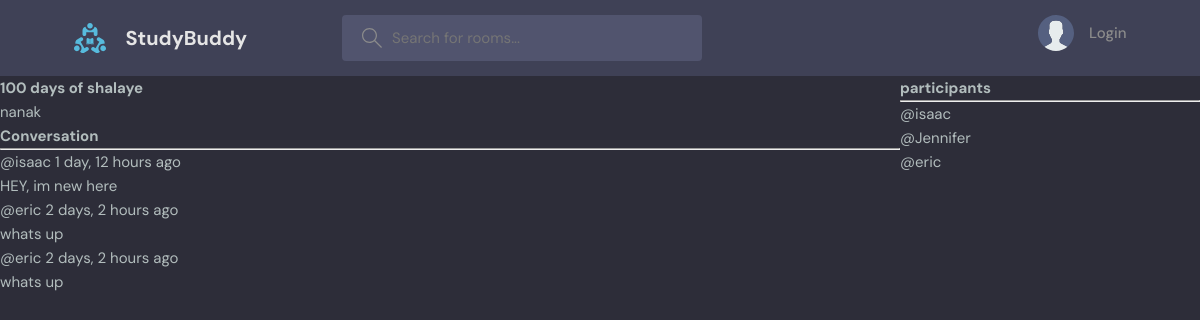
The page /room/4/ on the database its author committed.
### base/models.py (models this page shows, shortened)
class Room(models.Model):
    host = models.ForeignKey(User, on_delete=models.SET_NULL, null=True)
    topic = models.ForeignKey(Topic, on_delete=models.SET_NULL, null=True)
    name = models.CharField(max_length=200)
    description = models.TextField(null=True, blank=True)
    participants = models.ManyToManyField(
        User, related_name="participants", blank=True)
    updated = models.DateTimeField(auto_now=True)
    created = models.DateTimeField(auto_now_add=True)
    class Meta:
        ordering = ["-updated", "-created"]

class Message(models.Model):
    user = models.ForeignKey(User, on_delete=models.CASCADE)
    room = models.ForeignKey(Room, on_delete=models.CASCADE)
    body = models.TextField()
    updated = models.DateTimeField(auto_now=True)
    created = models.DateTimeField(auto_now_add=True)
    class Meta:
        ordering = ["-updated", "-created"]

### base/views.py (the view, shortened to what this page needs)
# urls.py: path("room/<str:pk>/", room, name="room"),
def room(request, pk):
    room = Room.objects.get(id=pk)
    room_messages = room.message_set.all()
    participants = room.participants.all()
    context = {"room": room, "room_messages": room_messages,
               "participants": participants}
    return render(request, "base/room.html", context)

### base/templates/base/room.html (shortened to what this page needs)
{%extends "main.html"%} {% block content%}
<div class="room-container">
	<div>
		<h1>{{room.name}}</h1>
		<p>{{room.description}}</p>
		<div class="comment-wrapper">
			<h3>Conversation</h3>
			<hr />
			{% for message in room_messages %}
			<div>
				<small>@{{message.user}} {{message.created|timesince}} ago</small>
				<p>{{message.body}}</p>
			</div>
			{% endfor %}
		</div>
	</div>
	<div>
		<h3>participants</h3>
		<hr />
		{% for user in participants %}
		<div>
			<p>@{{user.username}}</p>
		</div>
		{% endfor %}
	</div>
</div>
{% endblock %}

### static/styles/style.css (style rules this page uses)
:root { --color-main: #71c6dd; --color-main-light: #e1f6fb; --color-dark: #3f4156; --color-dark-medium: #51546e; --color-dark-light: #696d97; --color-light: #e5e5e5; --color-gray: #8b8b8b; --color-light-gray: #b2bdbd; --color-bg: #2d2d39; --color-success: #5dd693; --color-error: #fc4b0b; }
* { font-family: "DM Sans", -apple-system, BlinkMacSystemFont, "Segoe UI", Roboto, Oxygen, Ubuntu, Cantarell, "Open Sans", "Helvetica Neue", sans-serif; margin: 0; padding: 0; box-sizing: border-box; text-rendering: optimizeLegibility; font-size: inherit; }
html { font-size: 56.25%; }
@media only screen and (min-width: 1200px) { html { font-size: 62.5%; } }
body { line-height: 1.6; font-weight: 400; font-size: 1.5rem; color: var(--color-light-gray); background-color: var(--color-bg); min-height: 100vh; }

### base/templates/base/room.html (style rules this page uses)
.room-container { display: grid; grid-template-columns: 3fr 1fr; }

### rows shown on the page
Room: name "100 days of shalaye", description "nanak"
Message: user "isaac", created "1 day, 12 hours", body "HEY, im new here"
Message: user "eric", created "2 days, 2 hours", body "whats up"
Message: user "eric", created "2 days, 2 hours", body "whats up"

### other values the page prints
{{ user.username }} "isaac"
{{ user.username }} "Jennifer"
{{ user.username }} "eric"
